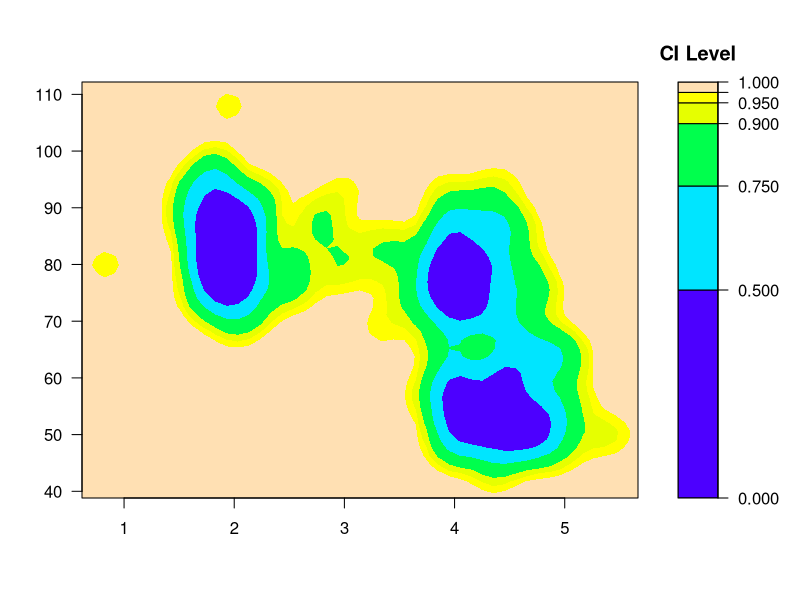
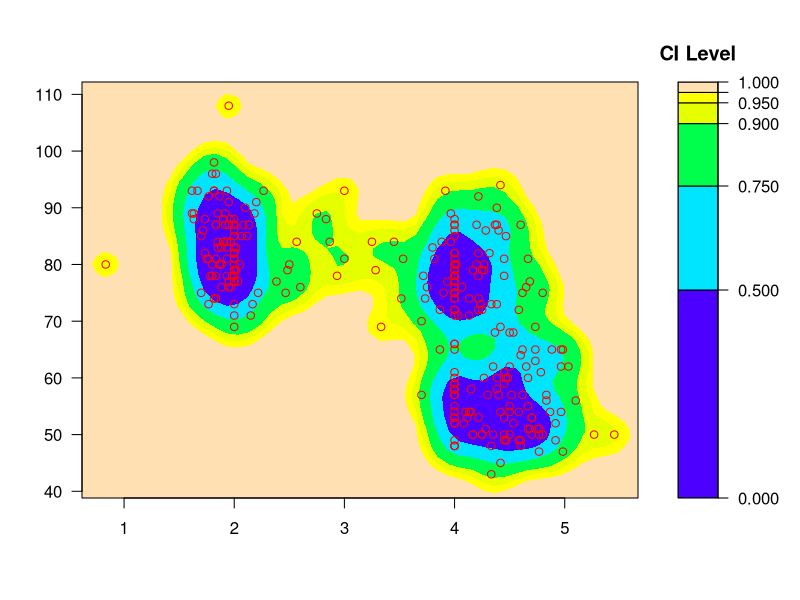
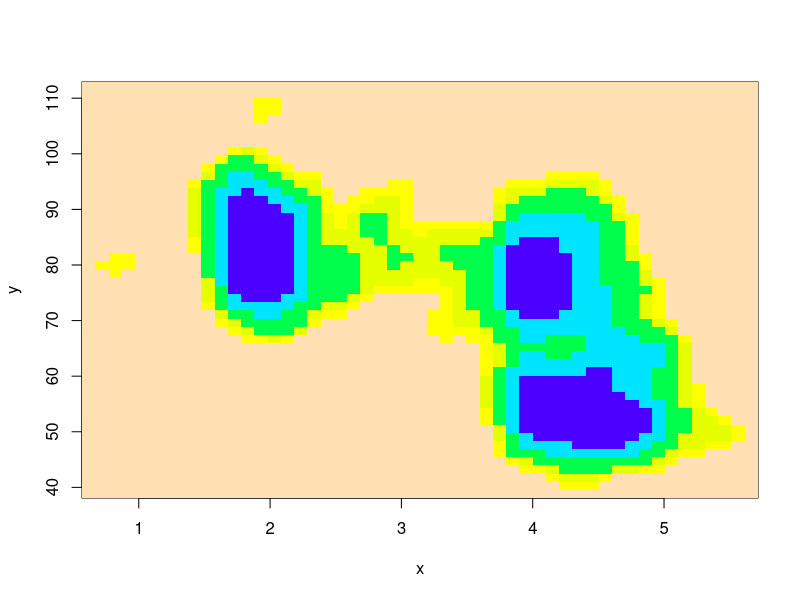
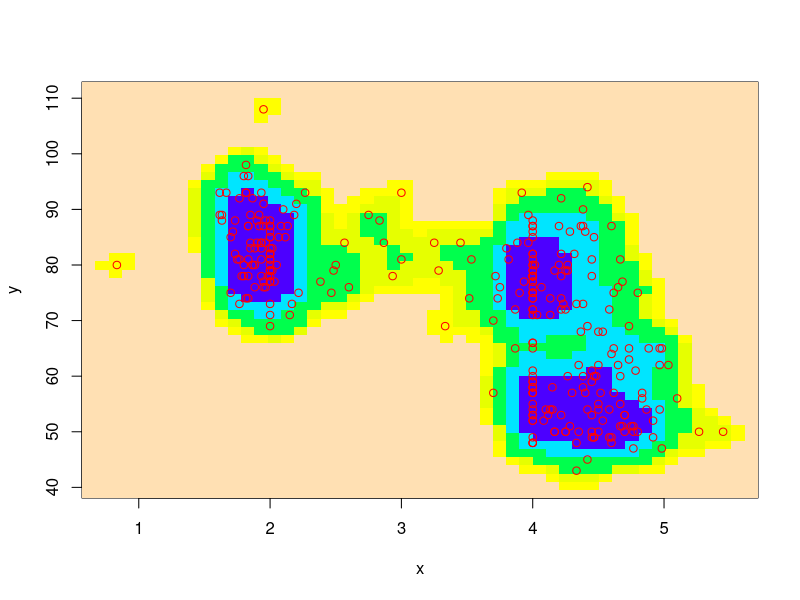
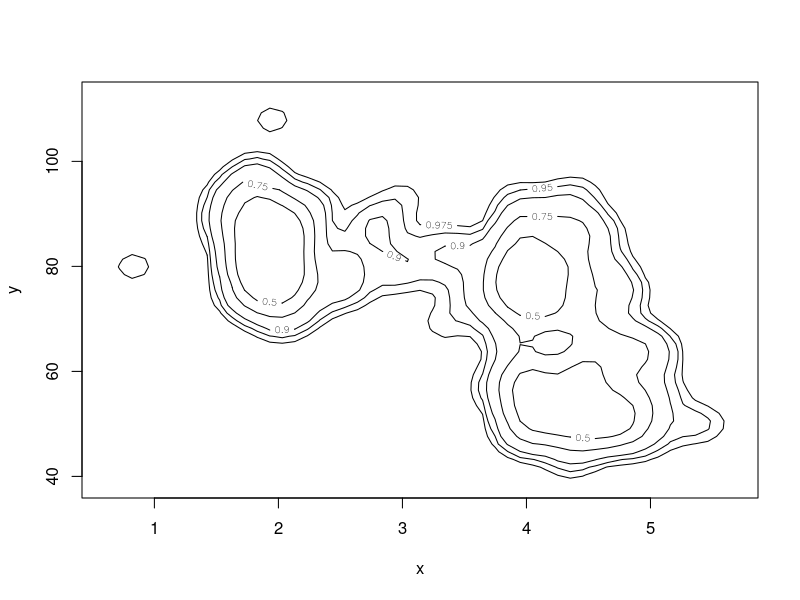
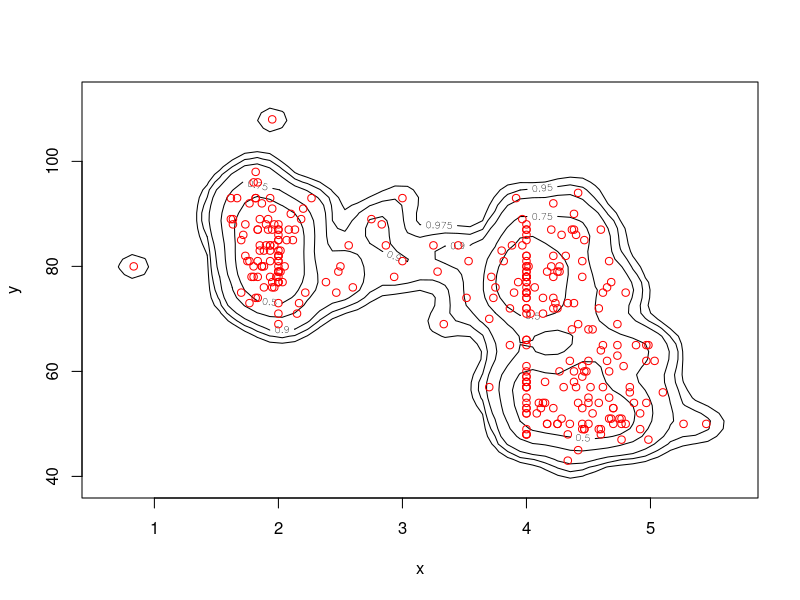
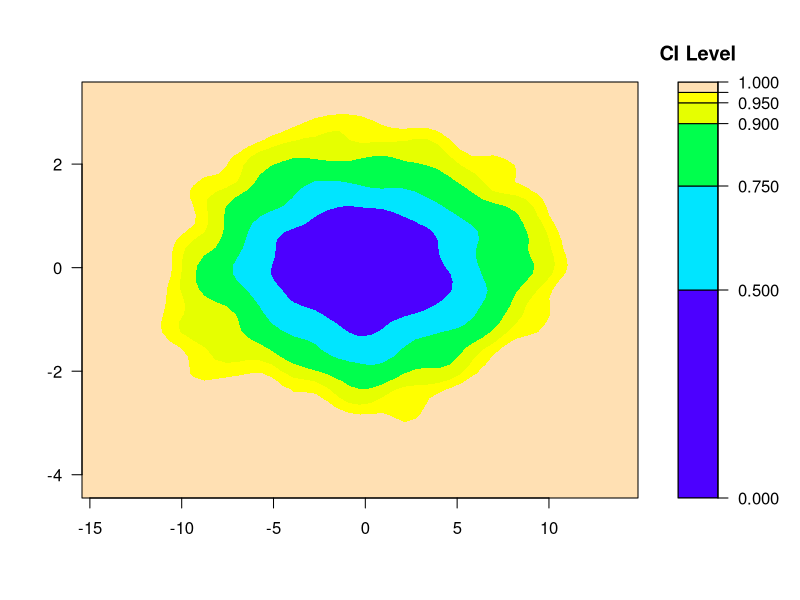
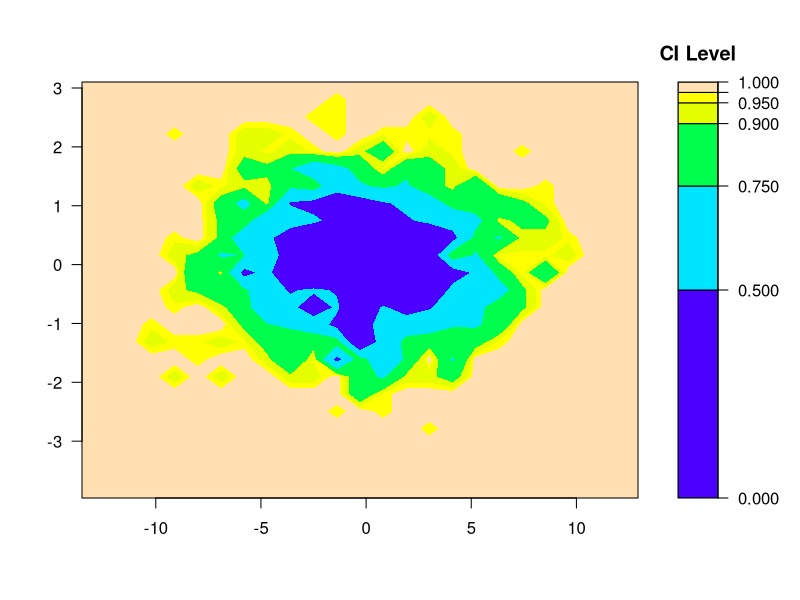

Write R code to recreate these figures, in order.
library(gplots)


### Name: ci2d
### Title: Create 2-dimensional empirical confidence regions
### Aliases: ci2d print.ci2d
### Keywords: dplot hplot nonparametric

### ** Examples

   ####
   ## Basic usage 
   ####
   data(geyser, package="MASS")

   x <- geyser$duration
   y <- geyser$waiting

   # 2-d confidence intervals based on binned kernel density estimate
   ci2d(x,y)                   # filled contour plot
   ci2d(x,y, show.points=TRUE) # show original data


   # image plot
   ci2d(x,y, show="image")
   ci2d(x,y, show="image", show.points=TRUE)

   # contour plot
   ci2d(x,y, show="contour", col="black")
   ci2d(x,y, show="contour", col="black", show.points=TRUE)

   ####
   ## Control Axis scales
   ####
   x <- rnorm(2000, sd=4)
   y <- rnorm(2000, sd=1)

   # 2-d confidence intervals based on binned kernel density estimate
   ci2d(x,y)

   # 2-d confidence intervals based on 2d histogram
   ci2d(x,y, method="hist2d", nbins=25)
 
   # Require same scale for each axis, this looks oval
   ci2d(x,y, range.x=list(c(-20,20), c(-20,20)))
   ci2d(x,y, method="hist2d", same.scale=TRUE, nbins=25) # hist2d 

   ####
   ## Control smoothing and binning 
   ####
   x <- rnorm(2000, sd=4)
   y <- rnorm(2000, mean=x, sd=2)

   # Default 2-d confidence intervals based on binned kernel density estimate
   ci2d(x,y)

   # change the smoother bandwidth
   ci2d(x,y,
        bandwidth=c(sd(x)/8, sd(y)/8)
       )

   # change the smoother number of bins
   ci2d(x,y, nbins=10)
   ci2d(x,y)
   ci2d(x,y, nbins=100)

   # Default 2-d confidence intervals based on 2d histogram
   ci2d(x,y, method="hist2d", show.points=TRUE)

   # change the number of histogram bins
   ci2d(x,y, nbin=10, method="hist2d", show.points=TRUE )
   ci2d(x,y, nbin=25, method="hist2d", show.points=TRUE )

   ####
   ## Perform plotting manually
   ####
   data(geyser, package="MASS")

   # let ci2d handle plotting contours...
   ci2d(geyser$duration, geyser$waiting, show="contour", col="black")

   # call contour() directly, show the 90 percent CI, and the mean point 
   est <- ci2d(geyser$duration, geyser$waiting, show="none")
   contour(est$x, est$y, est$cumDensity,
           xlab="duration", ylab="waiting",
           levels=0.90, lwd=4, lty=2)
   points(mean(geyser$duration), mean(geyser$waiting),
         col="red", pch="X")


   ####
   ## Extract confidence region values
   ###
   data(geyser, package="MASS")

   ## Empirical 90 percent confidence limits
   quantile( geyser$duration, c(0.05, 0.95) )
   quantile( geyser$waiting, c(0.05, 0.95) )

   ## Bivariate 90 percent confidence region
   est <- ci2d(geyser$duration, geyser$waiting, show="none")
   names(est$contours) ## show available contours

   ci.90 <- est$contours[names(est$contours)=="0.9"]  # get region(s)
   ci.90 <- rbind(ci.90[[1]],NA, ci.90[[2]], NA, ci.90[[3]]) # join them

   print(ci.90)                  # show full contour
   range(ci.90$x, na.rm=TRUE)    # range for duration
   range(ci.90$y, na.rm=TRUE)    # range for waiting

   ####
   ## Visually compare confidence regions 
   ####
   data(geyser, package="MASS")

   ## Bivariate smoothed 90 percent confidence region
   est <- ci2d(geyser$duration, geyser$waiting, show="none")
   names(est$contours) ## show available contours

   ci.90 <- est$contours[names(est$contours)=="0.9"]  # get region(s)
   ci.90 <- rbind(ci.90[[1]],NA, ci.90[[2]], NA, ci.90[[3]]) # join them

   plot( waiting ~ duration, data=geyser,
         main="Comparison of 90 percent confidence regions" )
   polygon( ci.90, col="green", border="green", density=10)

   ## Univariate Normal-Theory 90 percent confidence region
   mean.x <- mean(geyser$duration)
   mean.y <- mean(geyser$waiting)
   sd.x <- sd(geyser$duration)
   sd.y <- sd(geyser$waiting)

   t.value <- qt(c(0.05,0.95), df=gdata::nobs(geyser$duration), lower=TRUE)
   ci.x <- mean.x +  t.value* sd.x
   ci.y <- mean.y +  t.value* sd.y

   plotCI(mean.x, mean.y,
          li=ci.x[1],
          ui=ci.x[2],
          barcol="blue", col="blue",
          err="x",
          pch="X",
          add=TRUE )

   plotCI(mean.x, mean.y,
          li=ci.y[1],
          ui=ci.y[2],
          barcol="blue", col="blue",
          err="y",
          pch=NA,
          add=TRUE )

#   rect(ci.x[1], ci.y[1], ci.x[2], ci.y[2], border="blue",
#        density=5,
#        angle=45,
#        col="blue" )


   ## Empirical univariate 90 percent confidence region
   box <- cbind( x=quantile( geyser$duration, c(0.05, 0.95 )), 
                 y=quantile( geyser$waiting, c(0.05, 0.95 )) )

   rect(box[1,1], box[1,2], box[2,1], box[2,2], border="red",
        density=5,
        angle=-45,
        col="red" )

   ## now a nice legend
   legend( "topright", legend=c("       Region type",
                                "Univariate Normal Theory",
                                "Univarite Empirical",
                                "Smoothed Bivariate"),
           lwd=c(NA,1,1,1),
           col=c("black","blue","red","green"),
           lty=c(NA,1,1,1)
         )

   ####
   ## Test with a large number of points
   ####
   ## Not run: 
##D    x <- rnorm(60000, sd=1)
##D    y <- c( rnorm(40000, mean=x, sd=1),
##D            rnorm(20000, mean=x+4, sd=1) )
##D 
##D    hist2d(x,y)
##D    ci <- ci2d(x,y)
##D    ci
##D    
## End(Not run)
